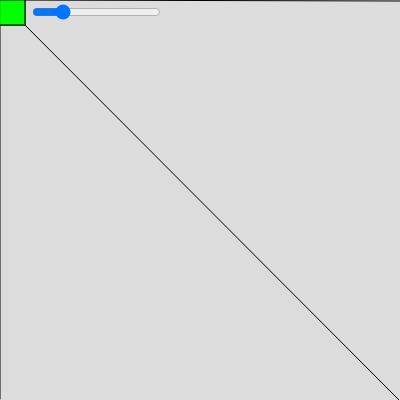
Frame 1 (no input)
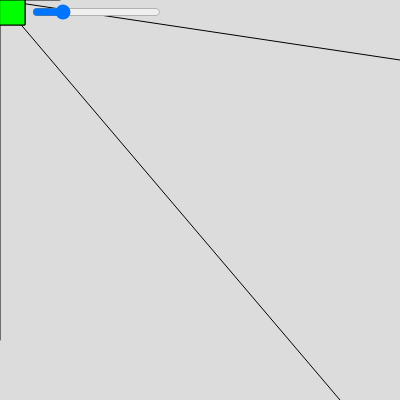
Frame 60 (no input)
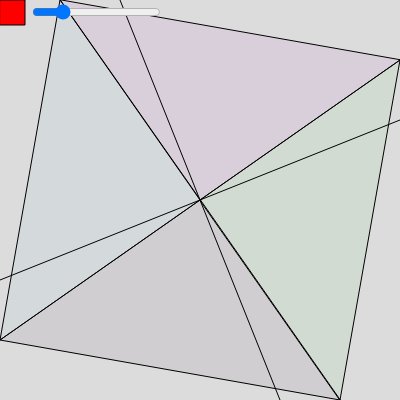
Frame 120 (the mouse pressed at the canvas centre since frame 60)

The p5.js sketch that drew these frames (run headless with seeded random() and noise() and a simulated clock; from frame 60 on, the mouse is pressed at the canvas centre):

// p5.js sketch
// ── sketch.js
//define globals
let canvasWidth = 400;
let canvasHeight = canvasWidth;
let reverse = false;
let i = 0;
let alphaSlider; //slider for changing the alpha of the random colors
let savedLines = []; //array for saved lines to draw triangles with
//I know savedLines is a really horrible way to save this info so I explain it here:
//each index in savedLines is as follows:
//savedLines[i][0 through 5] is a coordinate for drawing triangles
//savedLines[i][6] is a len 3 array for random rgb values -> r [0], g[1], b[2]

function setup() {
  createCanvas(canvasWidth, canvasHeight);
  alphaSlider = createSlider(0,100,20);
  alphaSlider.position(30,2);
}

function draw() {
  background(220);
      
  updateIncrement();
  
  drawSavedLines();

  fill(255);
  drawEdgeLines();
  
  clearSavedButton();
}

//simple bool logic to increment or decrement the offset position saved as i
function updateIncrement() {
  //this logic works because it's being called by the draw function which is being updated by itself. Therefore, no for loops needed.
    if(!reverse) {
    if (i == canvasWidth + 1) {
      reverse = !reverse;
    }
    i++;
  }
  else {
    if (i == -1) {
      reverse = !reverse;
    }
    i--;
  }
}

//goes through the savedLines array and correctly handles drawing them
function drawSavedLines() {
  fill(255,255,255); //safety line
  if(savedLines.length > 0) {
    for(let len = 0; len < savedLines.length; len++) {
      fill(savedLines[len][6][0], 
           savedLines[len][6][1], 
           savedLines[len][6][2],
           alphaSlider.value());
      triangle(savedLines[len][0],
               savedLines[len][1],
               savedLines[len][2],
               savedLines[len][3],
               savedLines[len][4],
               savedLines[len][5]);
    }
  }
}

//draw lines from the mouse to the edge of the screen given the current i
function drawEdgeLines() {
  //console.log(i);
  line(mouseX, mouseY, i,           0);
  line(mouseX, mouseY, canvasWidth, i);
  line(mouseX, mouseY, 0,           canvasWidth - i);
  line(mouseX, mouseY, canvasWidth - i, canvasWidth);
}

//clicking saves the current line coords in an array to be drawn permanently
function mousePressed(event) {
  if(!(mouseX < 160 && mouseY < 20)) {
  savedLines[savedLines.length] = [i, 0, mouseX, mouseY, canvasWidth, i, [random()*255,random()*255,random()*255]];  
  savedLines[savedLines.length] = [mouseX, mouseY, canvasWidth, i, canvasWidth - i, canvasWidth, [random()*255,random()*255,random()*255]];
  savedLines[savedLines.length] = [mouseX, mouseY, 0, canvasWidth - i, canvasWidth - i, canvasWidth, [random()*255,random()*255,random()*255]];
  savedLines[savedLines.length] = [mouseX, mouseY, 0, canvasWidth - i, i, 0, [random()*255,random()*255,random()*255]];
  }
}
//draws and handles logic for button to erase saved lines
function clearSavedButton() {
  fill(255,0, 0);
  rect(0,0,25,25);
  
  if(mouseX < 25 && mouseY < 25) {
    fill(0,255, 0);
    rect(0,0,25,25);
    if(mouseIsPressed)
      savedLines = [];
  }
}
